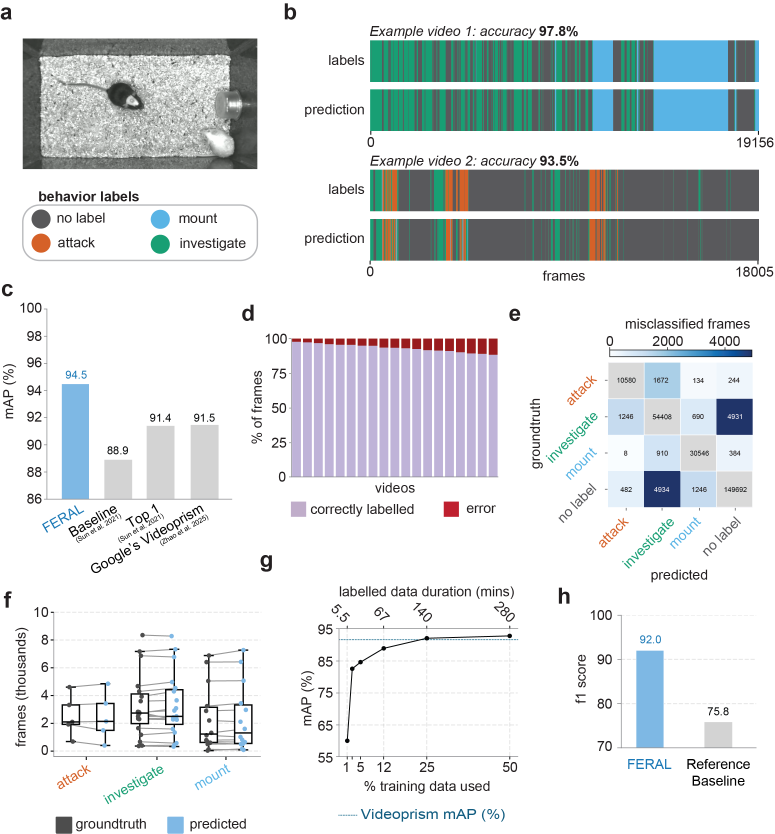
#> input picture figure2/ORIG_figure_2.png, 2323 x 2500 px (shown at 1/3 size)
$ python _extract_assets.py
#> lines starting #> are read from the running program, lines starting #| are printed output that depends on the picture
"""Extract embedded photos from the source PNGs so the recreated panels
can drop them straight in. Run once.

Crop boxes measured against the source PNGs by pixel-edge detection.
Each crop is the photo content only — labels/dots that belong on the
matplotlib side are stripped.
"""
from __future__ import annotations

import os
from PIL import Image, ImageDraw

HERE = os.path.dirname(os.path.abspath(__file__))


def crop_save(src: str, box: tuple[int, int, int, int], dst: str):
#> called with src = 'figure2/ORIG_figure_2.png', box = (60, 110, 780, 510), dst = 'figure2/assets/mouse_cage.png'
    im = Image.open(os.path.join(HERE, src)).convert("RGBA")
    out = im.crop(box)
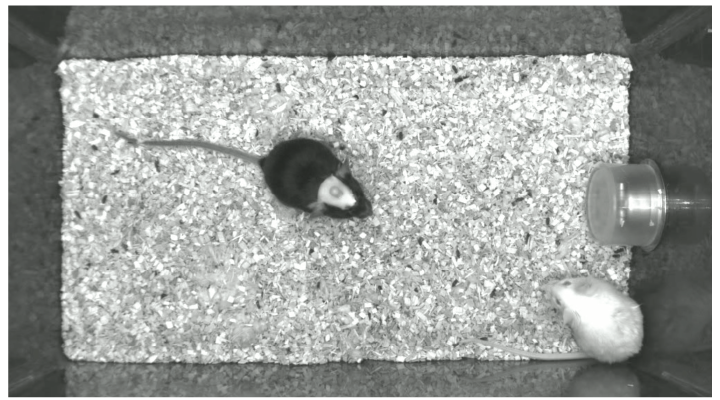
#> out: PIL image 720x400 RGBA; mean R, G, B, A 157.2, 160.2, 157.3, 255
    os.makedirs(os.path.dirname(os.path.join(HERE, dst)), exist_ok=True)
    out.save(os.path.join(HERE, dst))
    print(f"{dst}  {out.size}")
#| figure2/assets/mouse_cage.png  (720, 400)


def crop_circle(src: str, box: tuple[int, int, int, int], dst: str,
                center: tuple[float, float] | None = None,
                radius: float | None = None):
    """Crop, then mask to a circle so a panel can drop it on any background."""
    im = Image.open(os.path.join(HERE, src)).convert("RGBA")
    out = im.crop(box)
    w, h = out.size
    cx, cy = center if center else (w / 2, h / 2)
    r = radius if radius else min(cx, cy, w - cx, h - cy)
    mask = Image.new("L", (w, h), 0)
    ImageDraw.Draw(mask).ellipse(
        (cx - r, cy - r, cx + r, cy + r), fill=255
    )
    out.putalpha(mask)
    os.makedirs(os.path.dirname(os.path.join(HERE, dst)), exist_ok=True)
    out.save(os.path.join(HERE, dst))
    print(f"{dst}  {out.size} (circular mask r={int(r)})")


def main():
    # --- Figure 2 ---
    # Mouse cage photo (panel a) — full photo, no surrounding legend.
    # Photo content (dark-bordered rectangle) measured at x=68..771, y=115..499.
    crop_save("figure2/ORIG_figure_2.png", (60, 110, 780, 510),
              "figure2/assets/mouse_cage.png")

    # --- Figure 4 ---
    # Panel a — three example-frame thumbnails. Each ~250x250.
    # In-photo yellow timestamps + green dots are part of the source photo
    # overlay; they are intentionally kept.
    crop_save("figure4/ORIG_figure_4.png", (42, 154, 292, 405),
              "figure4/assets/thumb_no_label.png")
#> call 2 of crop_save, with src = 'figure4/ORIG_figure_4.png', box = (42, 154, 292, 405), dst = 'figure4/assets/thumb_no_label.png'
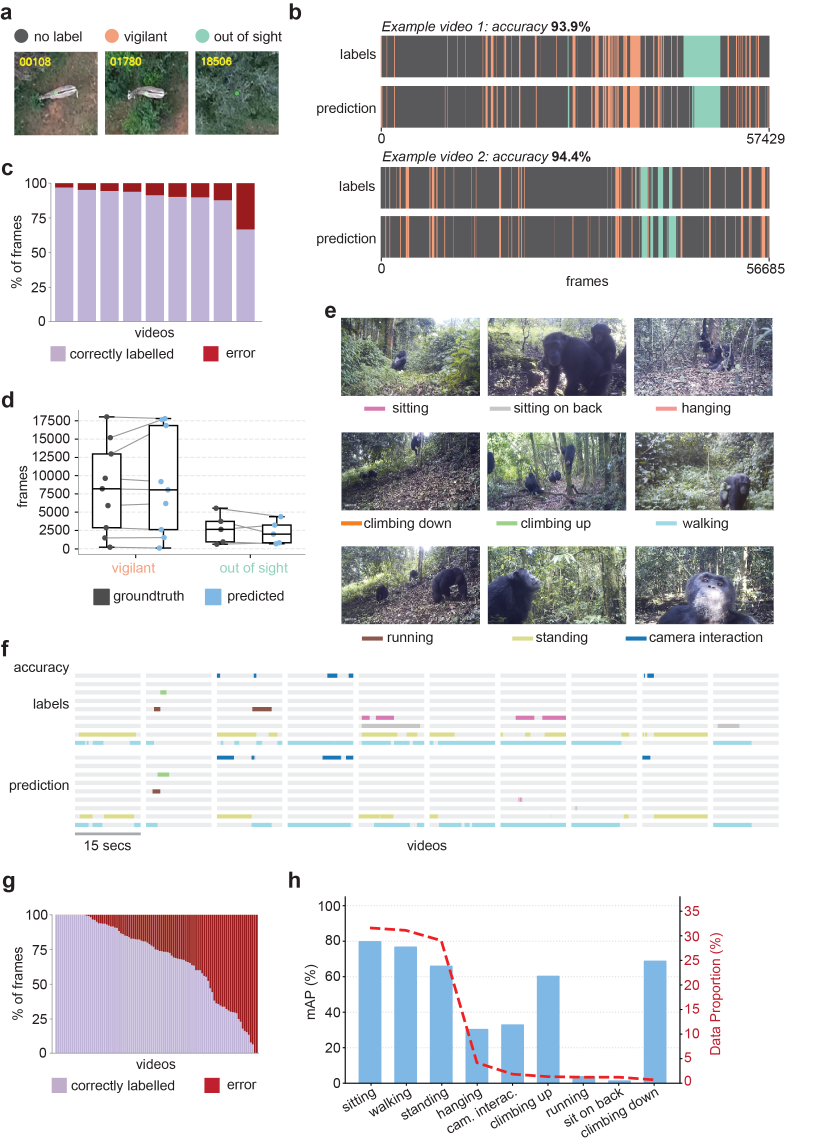
#> input picture figure4/ORIG_figure_4.png, 2491 x 3428 px (shown at 1/3 size)
#> in crop_save (call 2), `out = im.crop(box)`:
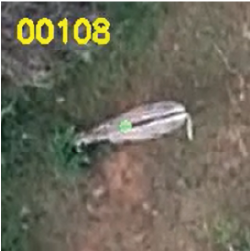
#> out: PIL image 250x251 RGBA; mean R, G, B, A 109.5, 106.4, 90.6, 255
#| figure4/assets/thumb_no_label.png  (250, 251)
    crop_save("figure4/ORIG_figure_4.png", (314, 154, 564, 405),
              "figure4/assets/thumb_vigilant.png")
#> call 3 of crop_save, with src = 'figure4/ORIG_figure_4.png', box = (314, 154, 564, 405), dst = 'figure4/assets/thumb_vigilant.png'
#> in crop_save (call 3), `out = im.crop(box)`:
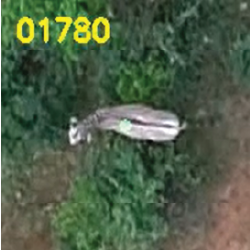
#> out: PIL image 250x251 RGBA; mean R, G, B, A 79.7, 96.1, 72.4, 255
#| figure4/assets/thumb_vigilant.png  (250, 251)
    crop_save("figure4/ORIG_figure_4.png", (585, 154, 835, 405),
              "figure4/assets/thumb_out_of_sight.png")
#> call 4 of crop_save, with src = 'figure4/ORIG_figure_4.png', box = (585, 154, 835, 405), dst = 'figure4/assets/thumb_out_of_sight.png'
#> in crop_save (call 4), `out = im.crop(box)`:
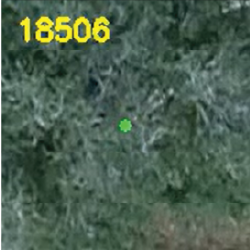
#> out: PIL image 250x251 RGBA; mean R, G, B, A 75.8, 97.3, 80.8, 255
#| figure4/assets/thumb_out_of_sight.png  (250, 251)
    # Panel e — 3x3 behavior grid as ONE asset (per user instruction).
    # Includes baked-in colored label dots per cell. Row 1 photos start ~y=900;
    # row 3 labels end ~y=1830.
    crop_save("figure4/ORIG_figure_4.png", (1070, 900, 2335, 1935),
              "figure4/assets/behavior_grid.png")
#> in crop_save (call 5), `out = im.crop(box)`:
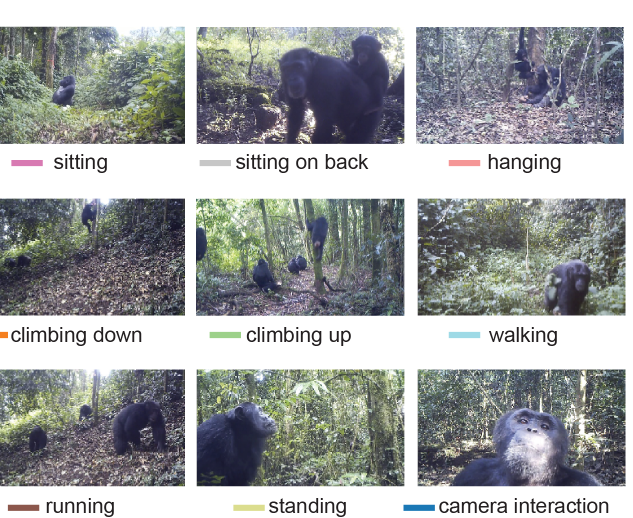
#> out: PIL image 1265x1035 RGBA (shown at 1/2 size); mean R, G, B, A 160.4, 163.1, 163.4, 255
#| figure4/assets/behavior_grid.png  (1265, 1035)

    # --- Figure 5 ---
    # Panel a — rounded boxes only, no "no raiding"/"raiding" label dots
    # (those are re-drawn in matplotlib so the labels stay editable).
    crop_save("figure5/ORIG_figure_5.png", (70, 160, 765, 500),
              "figure5/assets/petri_no_raiding.png")
    crop_save("figure5/ORIG_figure_5.png", (70, 615, 765, 970),
              "figure5/assets/petri_raiding.png")
    # Panel c — single-petri example thumbnails flanking the confusion matrix.
    # Circular mask cleans an arrow-tip artifact that overlaps the left dish.
    # Centers + radii measured from the source by pixel-edge detection.
    crop_circle(
        "figure5/ORIG_figure_5.png", (855, 660, 1125, 925),
        "figure5/assets/petri_c_left.png",
        center=(990 - 855, 790 - 660), radius=124,
    )
    crop_circle(
        "figure5/ORIG_figure_5.png", (2075, 615, 2325, 880),
        "figure5/assets/petri_c_right.png",
        center=(2200 - 2075, 743 - 615), radius=124,
    )


if __name__ == "__main__":
#> (the run stopped early here; a loop or call above may not have finished)
